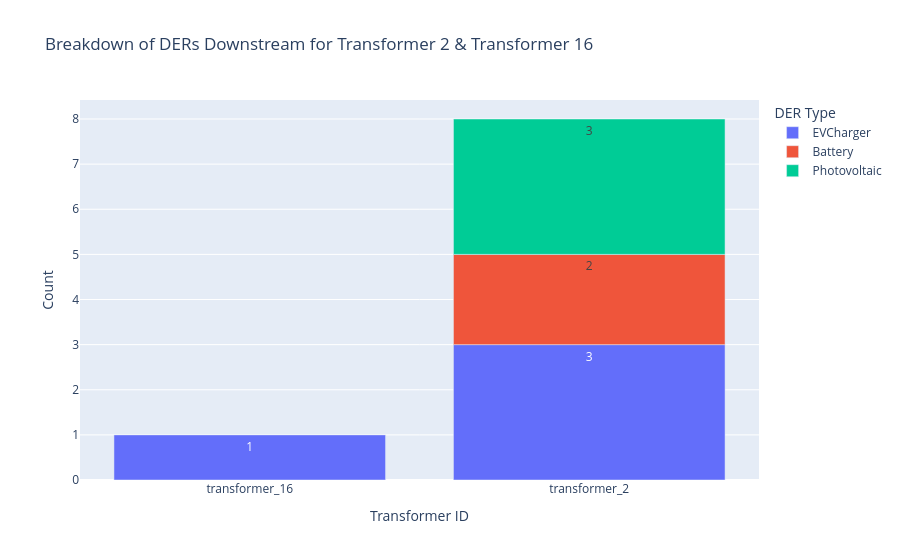

The cell this chart's notebook holds for it:
### Markdown cell above
Bar chart of DER counts.

### Code cell
plot_count_bar(df, grid_element_ids)

### Figure 1 — Plotly figure (JSON) as saved in the notebook; plotly's stock layout.template omitted (floating-point values rounded to 4 significant figures)
{"data": [{"alignmentgroup": "True", "hovertemplate": "DER Type=EVCharger<br>Transformer ID=%{x}<br>Count=%{y}<extra></extra>", "legendgroup": "EVCharger", "marker": {"color": "#636efa", "pattern": {"shape": ""}}, "name": "EVCharger", "offsetgroup": "EVCharger", "orientation": "v", "showlegend": true, "textposition": "auto", "texttemplate": "%{y}", "type": "bar", "x": ["transformer_16", "transformer_2"], "xaxis": "x", "y": [1, 3], "yaxis": "y"}, {"alignmentgroup": "True", "hovertemplate": "DER Type=Battery<br>Transformer ID=%{x}<br>Count=%{y}<extra></extra>", "legendgroup": "Battery", "marker": {"color": "#EF553B", "pattern": {"shape": ""}}, "name": "Battery", "offsetgroup": "Battery", "orientation": "v", "showlegend": true, "textposition": "auto", "texttemplate": "%{y}", "type": "bar", "x": ["transformer_2"], "xaxis": "x", "y": [2], "yaxis": "y"}, {"alignmentgroup": "True", "hovertemplate": "DER Type=Photovoltaic<br>Transformer ID=%{x}<br>Count=%{y}<extra></extra>", "legendgroup": "Photovoltaic", "marker": {"color": "#00cc96", "pattern": {"shape": ""}}, "name": "Photovoltaic", "offsetgroup": "Photovoltaic", "orientation": "v", "showlegend": true, "textposition": "auto", "texttemplate": "%{y}", "type": "bar", "x": ["transformer_2"], "xaxis": "x", "y": [3], "yaxis": "y"}], "layout": {"barmode": "relative", "legend": {"title": {"text": "DER Type"}, "tracegroupgap": 0}, "title": {"text": "Breakdown of DERs Downstream for Transformer 2 & Transformer 16"}, "xaxis": {"anchor": "y", "domain": [0, 1], "title": {"text": "Transformer ID"}}, "yaxis": {"anchor": "x", "domain": [0, 1], "title": {"text": "Count"}}}}
